Frame 1 (no input): blank canvas, image omitted
Frame 60 (the mouse pressed at the canvas centre just before this capture): blank canvas, image omitted
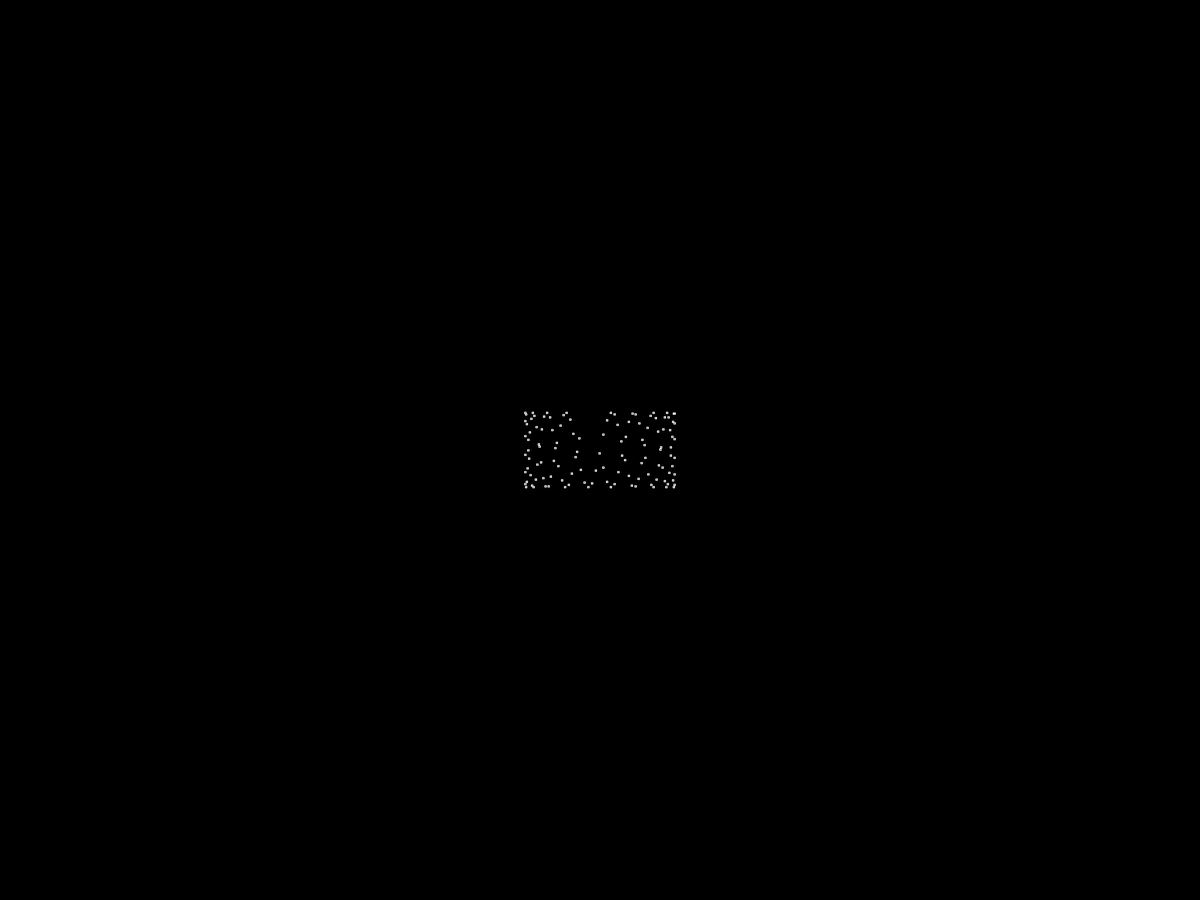
Frame 120 (the mouse held since frame 60 and released just before this capture)

The Processing sketch whose frames 1 and 60 were blank and that drew this single picture after the mouse press (run headless with seeded random() and noise(); from frame 60 on, the mouse is pressed at the canvas centre):

// Processing sketch: exercise3_7
// ── exercise3_7.pde
ArrayList<Oscillator> oscillators;

void setup() {
  fullScreen();
  frameRate(60);
  
  oscillators = new ArrayList<Oscillator>();
  
  for(int index = 0; index < 1; index++) {
    Oscillator oscillator = new Oscillator();
    oscillators.add(oscillator);
  }
  background(0);
}

void draw() {
  //background(0);
  for(int index = 0; index < oscillators.size(); index++) {
    oscillators.get(index).oscillate();
    oscillators.get(index).sketch();
  }
}
// ── Oscillator.pde
class Oscillator {
  PVector angle,
  velocity,
  amplitude,
  position;
  
  Oscillator() {
    this.angle = new PVector(0, 0);
    this.velocity = new PVector(.05, .5);
    this.amplitude = new PVector(100, 50);
    this.position = new PVector(0, 0);
  }
  
  void oscillate() {
    this.angle.add(velocity);
  }
  
  void stepPosition() {
    this.position.set(this.amplitude.x * sin(this.angle.x), this.amplitude.y * sin(this.angle.y));
  }
  
  void sketch() {
    noFill();
    stroke(255, 255, 255, 255);
    this.stepPosition();
    
    pushMatrix();
    translate(width / 2, height / 2);
    //line(0, 0, this.position.x, this.position.y);
    rectMode(CENTER);
    rect(this.position.x, this.position.y, 2, 2);
    popMatrix();
  }
}
// ── Tether.pde
class Tether {
  PVector point1,
  point2;
  color strokeColor;
  
  Tether() {
    this.point1 = new PVector(0, 0);
    this.point2 = new PVector(0, 0);
    this.strokeColor = color(0, 0, 0, 255);
  }
  
  Tether(PVector point1, PVector point2, color strokeColor) {
    this.point1 = point1;
    this.point2 = point2;
    this.strokeColor = strokeColor;
  }
  
  Tether(PVector point1, PVector point2) {
    this(point1, point2, color(0));
  }
  
  void sketch() {
    strokeWeight(1);
    line(point1.x, point1.y, point2.x, point2.y);
  }
}
